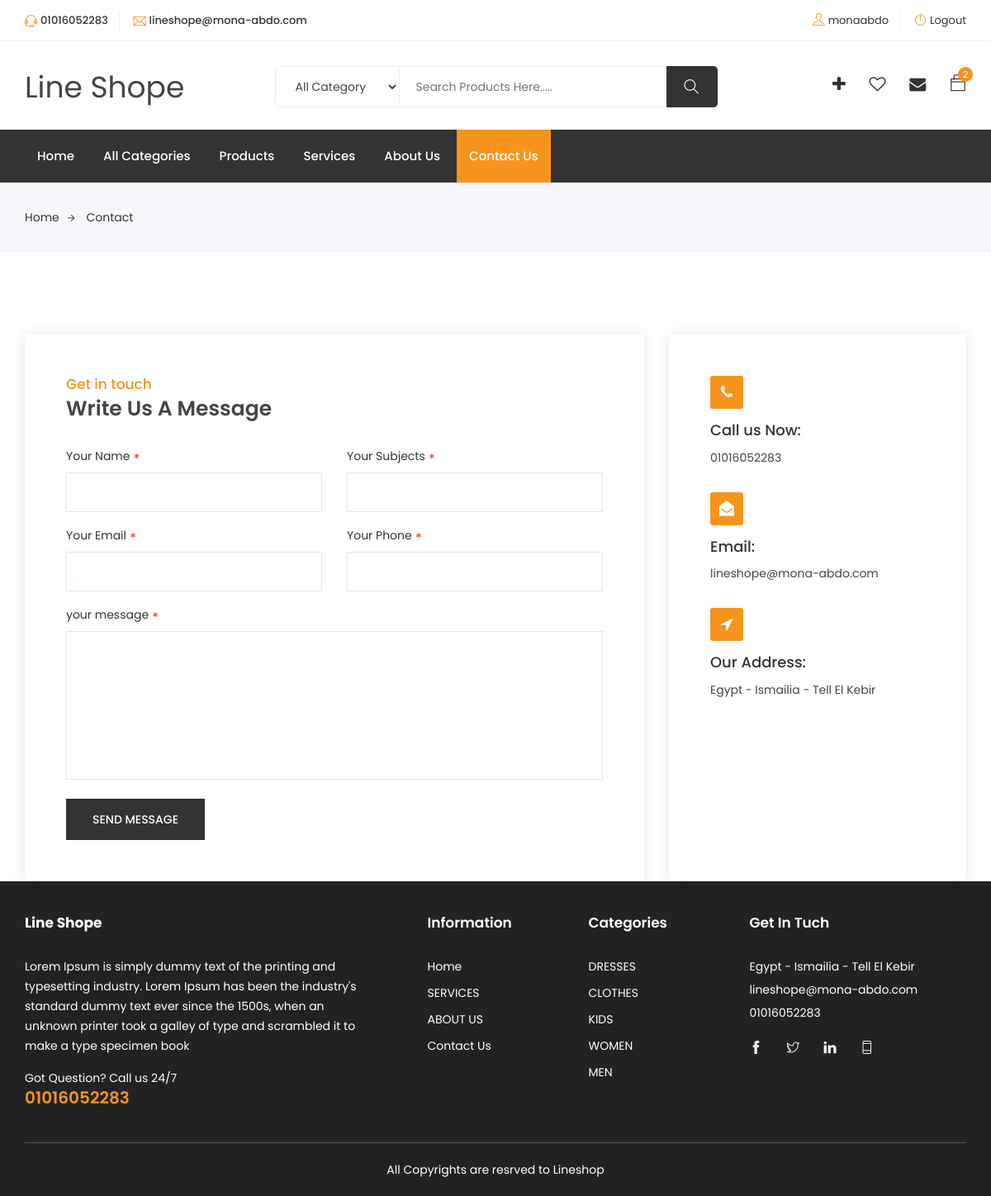
The app's page /contact.php (signed in) with its own data.
### tables this page shows
CREATE TABLE `settings` (
  `id` tinyint(4) NOT NULL,
  `site_name` varchar(50) NOT NULL,
  `site_email` varchar(150) NOT NULL,
  `site_phone` varchar(50) NOT NULL,
  `site_link` varchar(255) NOT NULL,
  `site_status` tinyint(1) NOT NULL DEFAULT 1,
  `site_tags` varchar(255) NOT NULL,
  `site_desc` tinytext NOT NULL,
  `site_text_close` tinytext NOT NULL,
  `site_copyrights` tinytext NOT NULL,
  `site_summery` varchar(255) NOT NULL,
  `fb_url` varchar(255) NOT NULL,
  `tw_url` varchar(255) NOT NULL,
  `ln_url` varchar(255) NOT NULL,
  `wh_url` varchar(255) NOT NULL,
  `site_address` varchar(255) NOT NULL,
  `site_logo` varchar(150) NOT NULL,
  `slider_background` varchar(255) NOT NULL,
  `userid` tinyint(4) NOT NULL DEFAULT 1
);

CREATE TABLE `pages` (
  `id` tinyint(4) NOT NULL,
  `title` varchar(255) NOT NULL,
  `content` mediumtext NOT NULL,
  `status` tinyint(1) NOT NULL DEFAULT 1,
  `user_id` int(11) NOT NULL,
  `created_at` datetime NOT NULL,
  `updated_at` datetime NOT NULL
);

CREATE TABLE `categories` (
  `id` tinyint(4) NOT NULL,
  `name` varchar(50) NOT NULL,
  `description` varchar(255) DEFAULT NULL,
  `parent_id` tinyint(4) NOT NULL DEFAULT 0,
  `user_id` tinyint(4) NOT NULL,
  `status` tinyint(1) NOT NULL DEFAULT 0,
  `image` varchar(50) DEFAULT NULL,
  `created_at` datetime NOT NULL DEFAULT current_timestamp(),
  `updated_at` datetime NOT NULL DEFAULT current_timestamp()
);

### init.php (called while the page is built, shortened)
<?php
include "dashboard/config.php";
include "includes/functions/functions.php";
$css_front      = "assets/css/";

### includes/functions/functions.php (called while the page is built, shortened)
<?php
if(! function_exists('isActive')){
    function isActive($pageName,$page = 2){
        $uri_path = parse_url($_SERVER['REQUEST_URI'], PHP_URL_PATH);
        $uri_segments = explode('/', $uri_path);
        if($uri_segments[$page] == $pageName)
        {
            return 'active';
        }
        else
        {
            return '';
        }
    }
}
if(! function_exists('get_all_rows_data')){
    function get_all_rows_data($tbl,$col,$id,$limit = ''){
        global $con;
        if($limit == ''){
            $stmt = $con->prepare("SELECT * FROM $tbl WHERE $col = ? ORDER BY id DESC");
            $stmt->execute(array($id));
        }else{
            $stmt = $con->prepare("SELECT * FROM $tbl WHERE $col = ? ORDER BY id DESC LIMIT $limit");
            $stmt->execute(array($id));
        }
        $rows = $stmt->fetchAll();
        return $rows;
    }
}
if(! function_exists('get_item')){
    function get_item($column,$tbl,$col_name,$id){
        global $con;
        $stmt = $con->prepare("SELECT $column FROM $tbl WHERE $col_name = ?");
        $stmt->execute(array($id));
        $row = $stmt->fetch();
        if($stmt->rowCount() > 0){
            return $row[$column];
        }
    }
}

### contact.php (the view, shortened to what this page needs)
<?php
include "init.php";
include $tpl."header.php";
?>
	<div class="breadcrumbs">
		<div class="container">
			<div class="row">
				<div class="col-12">
					<div class="bread-inner">
						<ul class="bread-list">
							<li><a href="index.php">Home<i class="ti-arrow-right"></i></a></li>
							<li class="active"><a href="contact.php">Contact</a></li>
						</ul>
					</div>
				</div>
			</div>
		</div>
	</div>
	<section id="contact-us" class="contact-us section" style="padding-bottom:0">
		<div class="container">
				<div class="contact-head">
					<div class="row">
						<div class="col-lg-8 col-12">
							<div class="form-main">
								<div class="title">
									<h4>Get in touch</h4>
									<h3>Write us a message</h3>
								</div>
								<form class="form"  action="<?=$_SERVER['PHP_SELF']?>" method="POST">
									<div class="row">
										<div class="col-lg-6 col-12">
											<div class="form-group">
												<label>Your Name<span>*</span></label>
												<input name="name" type="text" placeholder="">
											</div>
										</div>
										<div class="col-lg-6 col-12">
											<div class="form-group">
												<label>Your Subjects<span>*</span></label>
												<input name="subject" type="text" placeholder="">
											</div>
										</div>
										<div class="col-lg-6 col-12">
											<div class="form-group">
												<label>Your Email<span>*</span></label>
												<input name="email" type="email" placeholder="">
											</div>
										</div>
										<div class="col-lg-6 col-12">
											<div class="form-group">
												<label>Your Phone<span>*</span></label>
												<input name="phone" type="text" placeholder="">
											</div>
										</div>
										<div class="col-12">
											<div class="form-group message">
												<label>your message<span>*</span></label>
												<textarea name="message" placeholder=""></textarea>
											</div>
										</div>
										<div class="col-12">
											<div class="form-group button">
												<button type="submit" class="btn " name="do_send" value="send_email">Send Message</button>
											</div>
										</div>
									</div>
								</form>
							</div>
						</div>
						<div class="col-lg-4 col-12">
							<div class="single-head">
								<div class="single-info">
									<i class="fa fa-phone"></i>
									<h4 class="title">Call us Now:</h4>
									<ul>
										<li><?=get_item('site_phone','settings','id',1);?></li>
									</ul>
								</div>
								<div class="single-info">
									<i class="fa fa-envelope-open"></i>
									<h4 class="title">Email:</h4>
									<ul>
										<li><a href="mailto:<?=get_item('site_email','settings','id',1);?>"><?=get_item('site_email','settings','id',1);?></a></li>
									</ul>
								</div>
								<div class="single-info">
									<i class="fa fa-location-arrow"></i>
									<h4 class="title">Our Address:</h4>
									<ul>
										<li><?=get_item('site_address','settings','id',1);?></li>
									</ul>
								</div>
							</div>
						</div>
					</div>
				</div>
			</div>
	</section>
<?php
include $tpl."footer.php";
?>

### includes/templates/header.php (shortened to what this page needs)
<?php
include "includes/functions/functions.php";
?>
<!DOCTYPE html>
<html lang="zxx">
<head>
	<link rel="stylesheet" href="<?=$css_front?>bootstrap.css">
    <link rel="stylesheet" href="<?=$css_front?>magnific-popup.min.css">
    <link rel="stylesheet" href="<?=$css_front?>font-awesome.css">
	<link rel="stylesheet" href="<?=$css_front?>jquery.fancybox.min.css">
    <link rel="stylesheet" href="<?=$css_front?>themify-icons.css">
    <link rel="stylesheet" href="<?=$css_front?>niceselect.css">
    <link rel="stylesheet" href="<?=$css_front?>animate.css">
	<link rel="stylesheet" href="<?=$css_front?>flex-slider.min.css">
	<link rel="stylesheet" href="<?=$css_front?>jquery.exzoom.css"/>
    <link rel="stylesheet" href="<?=$css_front?>owl-carousel.css">
    <link rel="stylesheet" href="<?=$css_front?>slicknav.min.css">
	<link rel="stylesheet" href="https://cdn.datatables.net/1.11.3/css/jquery.dataTables.min.css">
    <link rel="stylesheet" href="https://unpkg.com/dropzone@5/dist/min/dropzone.min.css" type="text/css" />
	<link rel="stylesheet" href="<?=$css_front?>reset.css">
	<link rel="stylesheet" href="<?=$css_front?>style.css">
    <link rel="stylesheet" href="<?=$css_front?>responsive.css">
	<link rel="stylesheet" href="<?=$css_front?>myStyle.css">
	<?php
		$site_status = get_item('site_status','settings','id',1);
	?>
</head>
<body class="js">
	<header class="header shop">
		<div class="topbar">
			<div class="container">
				<div class="row">
					<div class="col-lg-5 col-md-12 col-12">
						<div class="top-left">
							<ul class="list-main">
								<li><i class="ti-headphone-alt"></i><?=get_item('site_phone','settings','id',1)?></li>
								<li><i class="ti-email"></i><?=get_item('site_email','settings','id',1)?></li>
							</ul>
						</div>
					</div>
					<div class="col-lg-7 col-md-12 col-12">
						<div class="right-content">
							<ul class="list-main">
								<?php if(isset($_SESSION['user_id']) && $_SESSION['user_id'] != ''): ?>
								<li><i class="ti-user"></i><a href="profile.php"><?=$_SESSION['username']?></a></li>
								<li><i class="ti-power-off"></i><a href="logout.php">Logout</a></li>
								<?php else: ?>
								<li><i class="ti-user"></i><a href="singup.php">Singup</a></li>
								<li><i class="ti-power-off"></i><a href="login.php">Login</a></li>
								<?php endif ?>
							</ul>
						</div>
					</div>
				</div>
			</div>
		</div>
		<div class="middle-inner">
			<div class="container">
				<div class="row">
					<div class="col-lg-2 col-md-2 col-12">
						<div class="logo">
							<a href="index.php" class="navbar-brand site_name"><?=get_item('site_name','settings','id',1)?></a>
						</div>
					</div>
					<div class="col-lg-8 col-md-7 col-12">
						<div class="search-bar-top">
							<div class="search-bar">
								<select class="nice-select" id="search_cats">
									<option selected="selected">All Category</option>
									<?php
									foreach(get_all_rows_data('categories','status',1) as $cat){
										echo '<option value="'.$cat['id'].'">'.$cat['name'].'</option>';
									}
									?>
								</select>
								<form method="GET" action="searchresult.php">
									<input name="search_key" placeholder="Search Products Here....." type="search">
									<button class="btnn" type="submit"><i class="ti-search"></i></button>
								</form>
							</div>
						</div>
					</div>
					<div class="col-lg-2 col-md-3 col-12">
						<?php if(isset($_SESSION['user_id'])): ?>
						<div class="right-bar">
							<div class="sinlge-bar">
								<a href="myProducts.php?do=addPro" class="single-icon"><i class="fa fa-plus" aria-hidden="true" title="Add New Product"></i></a>
							</div>
							<div class="sinlge-bar">
								<a href="#" class="single-icon"><i class="fa fa-heart-o" aria-hidden="true"></i></a>
							</div>
							<div class="sinlge-bar">
								<a href="messages.php" class="single-icon"><i class="fa fa-envelope" aria-hidden="true"></i></a>
							</div>
							<div class="sinlge-bar shopping">
								<a href="#" class="single-icon"><i class="ti-bag"></i> <span class="total-count">2</span></a>
							</div>
						</div>
						<?php endif; ?>
					</div>
				</div>
			</div>
		</div>
		<div class="header-inner">
			<div class="container">
				<div class="cat-nav-head">
					<div class="row">
						<div class="col-lg-<?=(isActive('index.php',1) == 'active' || isActive('',1) == 'active')? '9' : '12'?> col-12">
							<div class="menu-area">
								<nav class="navbar navbar-expand-lg">
									<div class="navbar-collapse">
										<div class="nav-inner">
											<ul class="nav main-menu menu navbar-nav">
													<li class="<?=isActive('index.php',1)?><?=isActive('',1)?>"><a href="index.php">Home</a></li>
													<li class="<?=isActive('categories.php',1)?>"><a href="categories.php">All Categories</a></li>
													<li class="<?=isActive('products.php',1)?>"><a href="products.php">Products</a></li>
													<?php
														$pages = get_all_rows_data('pages','status',1,3);
														foreach($pages as $page){
															(isset($_GET['page_id']) && $_GET['page_id'] == $page['id'])? $class='active' : $class = '';
															echo '<li class="'.$class.'"><a href="page.php?page_id='.$page['id'].'">'.$page['title'].'</a></li>';
														}
													?>
													<li class="<?=isActive('contact.php',1)?>"><a href="contact.php">Contact Us</a></li>
												</ul>
										</div>
									</div>
								</nav>
							</div>
						</div>
					</div>
				</div>
			</div>
		</div>
	</header>

### includes/templates/footer.php (shortened to what this page needs)
<footer class="footer">
		<div class="footer-top section">
			<div class="container">
				<div class="row">
					<div class="col-lg-5 col-md-6 col-12">
						<div class="single-footer about">
							<div class="logo">
								<h4><a href="index.php" style="color:#fff;font-size:17px;font-weight:bold"><?=get_item('site_name','settings','id',1)?></a></h4>
							</div>
							<p class="text"><?=get_item('site_summery','settings','id',1);?></p>
							<p class="call">Got Question? Call us 24/7<span><a href="<?=get_item('wh_url','settings','id',1)?>"><?=get_item('site_phone','settings','id',1)?></a></span></p>
						</div>
					</div>
					<div class="col-lg-2 col-md-6 col-12">
						<div class="single-footer links">
							<h4>Information</h4>
							<ul>
								<li><a href="index.php">Home</a></li>
								<?php
									$pages = get_all_rows_data('pages','status',1,3);
									foreach($pages as $page){
										echo '<li><a href="page.php?id='.$page['id'].'">'.strtoupper($page['title']).'</a></li>';
									}
								?>
								<li><a href="contact.php">Contact Us</a></li>
							</ul>
						</div>
					</div>
					<div class="col-lg-2 col-md-6 col-12">
						<div class="single-footer links">
							<h4>Categories</h4>
							<ul>
							<?php
								$cats = get_all_rows_data('categories','status',1,5);
								foreach($cats as $cat){
									echo '<li><a href="category.php?category_id='.$cat['id'].'">'.strtoupper($cat['name']).'</a></li>';
								}
							?>
							</ul>
						</div>
					</div>
					<div class="col-lg-3 col-md-6 col-12">
						<div class="single-footer social">
							<h4>Get In Tuch</h4>
							<div class="contact">
								<ul>
									<li><?=get_item('site_address','settings','id',1)?></li>
									<li><?=get_item('site_email','settings','id',1)?></li>
									<li><?=get_item('site_phone','settings','id',1)?></li>
								</ul>
							</div>
							<ul>
								<li><a href="<?=get_item('fb_url','settings','id',1)?>"><i class="ti-facebook"></i></a></li>
								<li><a href="<?=get_item('tw_url','settings','id',1)?>"><i class="ti-twitter"></i></a></li>
								<li><a href="<?=get_item('ln_url','settings','id',1)?>"><i class="ti-linkedin"></i></a></li>
								<li><a href="<?=get_item('wh_url','settings','id',1)?>"><i class="ti-mobile"></i></a></li>
							</ul>
						</div>
					</div>
				</div>
			</div>
		</div>
		<div class="copyright">
			<div class="container">
				<div class="inner">
					<div class="row">
						<div class="col-lg-12 col-12">
							<div>
								<p class="text-center">	<?=get_item('site_copyrights','settings','id',1);?></p>
							</div>
						</div>
					</div>
				</div>
			</div>
		</div>
	</footer>
</body>
</html>

### assets/css/niceselect.css (style rules this page uses)
.nice-select { -webkit-tap-highlight-color: transparent; background-color: #fff; border-radius: 5px; border: solid 1px #e8e8e8; box-sizing: border-box; clear: both; cursor: pointer; display: block; float: left; font-family: inherit; font-size: 15px; font-weight: normal; height: 42px; line-height: 27px; outline: none; padding-left: 18px; padding-right: 30px; position: relative; text-align: left !important; -webkit-transition: all 0.2s ease-in-out; transition: all 0.2s ease-in-out; -webkit-user-select: none; -moz-user-select: none; -ms-user-select: none; user-select: none; white-space: nowrap; width: auto; margin-bottom: 16px; }
.nice-select:after { border-bottom: 2px solid #999; border-right: 2px solid #999; content: ''; display: block; height: 8px; margin-top: -4px; pointer-events: none; position: absolute; right: 12px; top: 50%; -webkit-transform-origin: 66% 66%; -ms-transform-origin: 66% 66%; transform-origin: 66% 66%; -webkit-transform: rotate(45deg); -ms-transform: rotate(45deg); transform: rotate(45deg); -webkit-transition: all 0.15s ease-in-out; transition: all 0.15s ease-in-out; width: 8px; }

### records on screen
settings: get_item('site_phone','settings','id',1) "01016052283", site_email "lineshope@mona-abdo.com", site_name "Line Shope", site_phone "01016052283", site_address "Egypt - Ismailia - Tell El Kebir", site_summery "Lorem Ipsum is simply dummy text of the printing and typesetting industry. Lorem Ipsum has been the industry's standard dummy text ever since the 1500s, when an unknown printer took a galley of type and scrambled it to make a type specimen book", site_copyrights "All Copyrights are resrved to Lineshop"
pages: title "Services", title "SERVICES"
pages: title "About Us", title "ABOUT US"
categories: name "DRESSES"
categories: name "CLOTHES"
categories: name "KIDS"
categories: name "WOMEN"
categories: name "MEN"

### other values on screen
$_SESSION['username'] "monaabdo"
